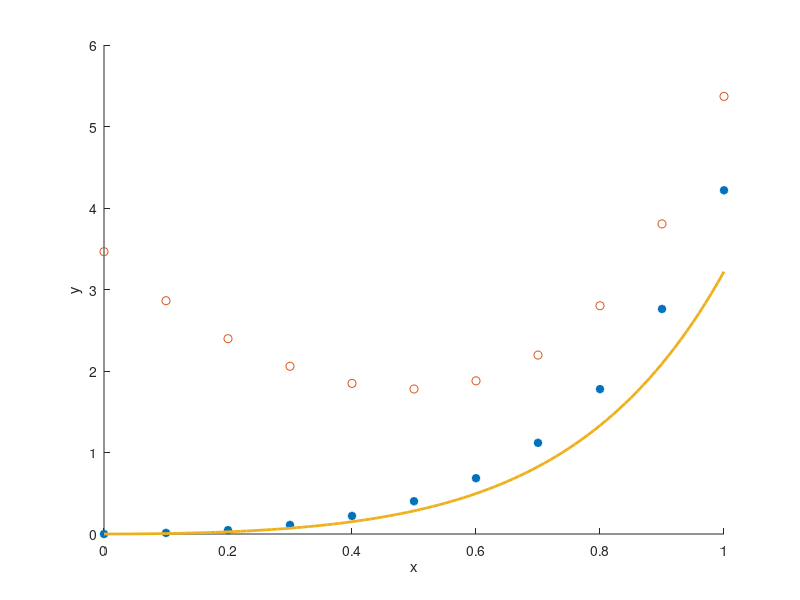

Recreate this plot in MATLAB.
clear;
clc;
f=@(t,y) t*exp(3*t) - 2*y;
analfun=@(t) 0.2*t.*exp(3*t)-0.04*exp(3*t)+0.04*exp(-2*t);
h=0.1;
%üÊÌÅÒ 
xx= 0:0.01:1;
Y = []; 
y = 0; 
X = 0:h:1; 
for t = 0:h:1;
   y = y + h*f(t,y);
   Y = [Y y]; 
end
hold on 
plot(X, Y,  '*', 'Linewidth', 2)

%òÕÎÇÅ-ëÕÔÔ 2-ÇÏ ÐÏÒÑÄÏË
Y=[]
for t = 0:h:1;
   k_1 = h*f(t,y);
   k_2 = h*f(t+0.5*h, y+(k_1*0.5));
   y = y + k_2;
   Y = [Y y]; 
end
plot(X, Y, 'o')
plot(xx, analfun(xx),'Linewidth', 2)
xlabel('x')
ylabel('y')
hold off

%!
